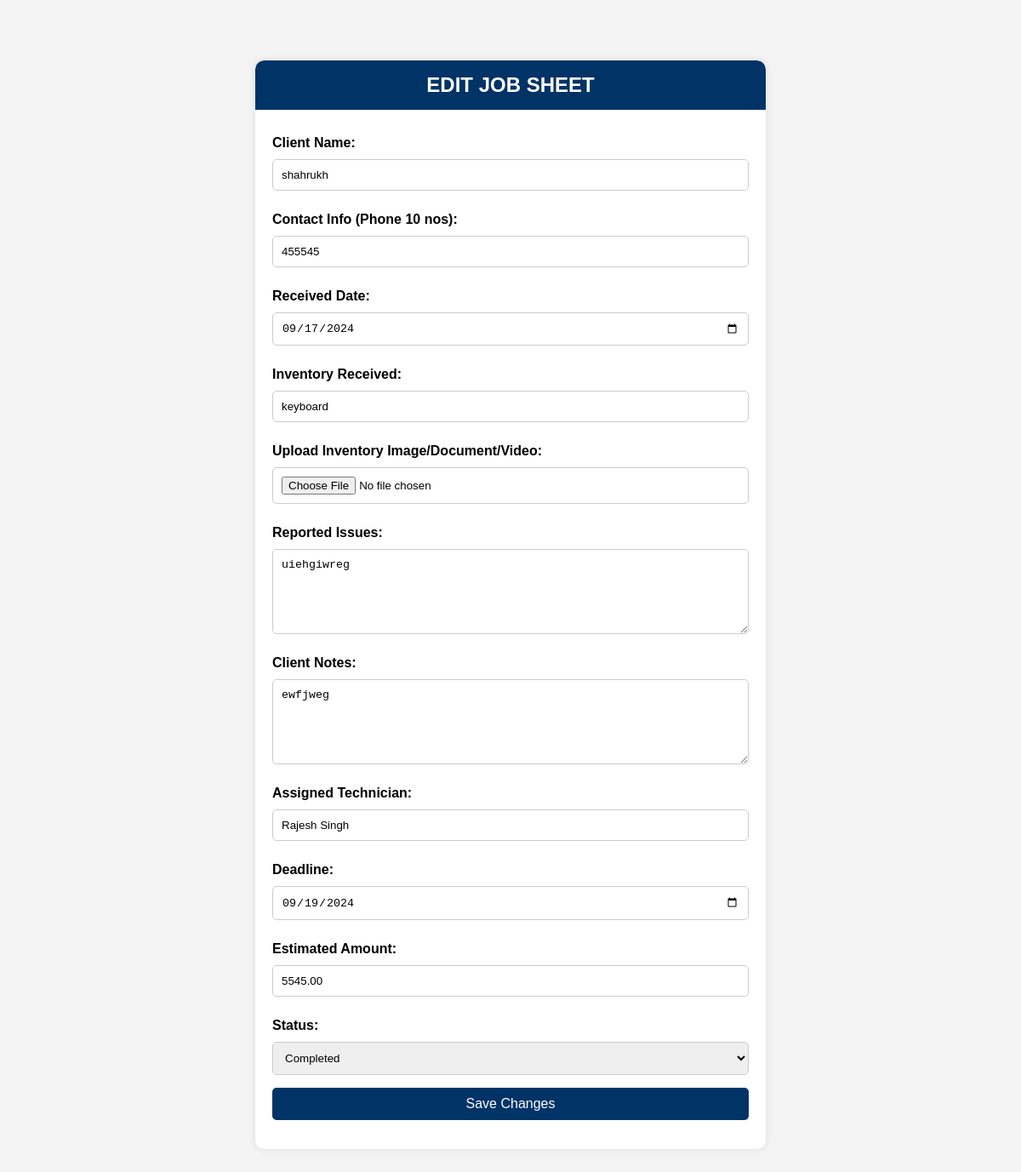
Page /edit.php?id=15 on the committed database.
### tables this page shows
CREATE TABLE `client_inventory` (
  `id` int(11) NOT NULL,
  `client_id` varchar(50) NOT NULL,
  `client_name` varchar(255) NOT NULL,
  `contact_info` varchar(255) DEFAULT NULL,
  `inventory_received` text NOT NULL,
  `inventory_upload` text DEFAULT NULL,
  `received_date` date NOT NULL,
  `reported_issues` text DEFAULT NULL,
  `client_notes` text DEFAULT NULL,
  `assigned_technician` varchar(255) DEFAULT NULL,
  `deadline` date DEFAULT NULL,
  `estimated_amount` decimal(10,2) DEFAULT NULL,
  `status` varchar(50) DEFAULT NULL,
  `created_at` timestamp NOT NULL DEFAULT current_timestamp()
);

### edit.php (the view, shortened to what this page needs)
<?php
include('./db/connection.php');
if (isset($_GET['id'])) {
    $client_id = $_GET['id'];
    $sql = "SELECT * FROM client_inventory WHERE id = ?";
    $stmt = $conn->prepare($sql);
    $stmt->bind_param('i', $client_id);
    $stmt->execute();
    $result = $stmt->get_result();
    if ($result->num_rows > 0) {
        $row = $result->fetch_assoc();
    } else {
        echo "<p>No record found for the given client ID.</p>";
        exit;
    }
} else {
    echo "<p>No client ID provided.</p>";
    exit;
}
?>
<!DOCTYPE html>
<html lang="en">
<head>
</head>
<body>
    <div class="container">
        <h2>EDIT JOB SHEET</h2>
        <div class="form-content">
            <form action="update_job_sheet.php" method="post" enctype="multipart/form-data">
                <label for="client-name">Client Name:</label>
                <input type="text" id="client-name" name="client-name" value="<?php echo htmlspecialchars($row['client_name']); ?>" required />
                <label for="contact-info">Contact Info (Phone 10 nos):</label>
                <input type="text" id="contact-info" name="contact-info" value="<?php echo htmlspecialchars($row['contact_info']); ?>" required />
                <label for="received-date">Received Date:</label>
                <input type="date" id="received-date" name="received-date" value="<?php echo htmlspecialchars($row['received_date']); ?>" required />
                <label for="inventory-received">Inventory Received:</label>
                <input type="text" id="inventory-received" name="inventory-received" value="<?php echo htmlspecialchars($row['inventory_received']); ?>" required />
                <label for="inventory-upload">Upload Inventory Image/Document/Video:</label>
                <input type="file" id="inventory-upload" name="inventory-upload" />
                <label for="reported-issues">Reported Issues:</label>
                <textarea id="reported-issues" name="reported-issues"><?php echo htmlspecialchars($row['reported_issues']); ?></textarea>
                <label for="client-notes">Client Notes:</label>
                <textarea id="client-notes" name="client-notes"><?php echo htmlspecialchars($row['client_notes']); ?></textarea>
                <label for="assigned-technician">Assigned Technician:</label>
                <input type="text" id="assigned-technician" name="assigned-technician" value="<?php echo htmlspecialchars($row['assigned_technician']); ?>" />
                <label for="deadline">Deadline:</label>
                <input type="date" id="deadline" name="deadline" value="<?php echo htmlspecialchars($row['deadline']); ?>" />
                <label for="estimated-amount">Estimated Amount:</label>
                <input type="text" id="estimated-amount" name="estimated-amount" value="<?php echo htmlspecialchars($row['estimated_amount']); ?>" />
                <label for="status">Status:</label>
                <select id="status" name="status">
                    <option value="completed" <?php echo ($row['status'] == 'completed') ? 'selected' : ''; ?>>Completed</option>
                </select>
                <input type="submit" value="Save Changes" />
            </form>
        </div>
    </div>
</body>
</html>

### edit.php (style rules this page uses)
body { font-family: Arial, sans-serif; background-color: #f4f4f4; margin: 0; padding: 0; display: flex; justify-content: center; align-items: center; height: 100vh; }
.container { width: 50%; max-width: 700px; height: 90vh; background-color: white; border-radius: 10px; box-shadow: 0 0 10px rgba(0, 0, 0, 0.1); overflow: hidden; display: flex; flex-direction: column; }
h2 { background-color: #003366; color: white; text-align: center; padding: 15px 0; margin: 0; border-radius: 10px 10px 0 0; }
.form-content { flex: 1; padding: 20px; overflow-y: auto; }
form { display: flex; flex-direction: column; }
label { display: block; margin: 10px 0 5px; font-weight: bold; }
input[type="text"], input[type="date"], input[type="file"], textarea, select { width: 100%; padding: 10px; margin: 5px 0 15px; border: 1px solid #ccc; border-radius: 5px; box-sizing: border-box; }
textarea { height: 100px; }
input[type="submit"] { background-color: #003366; color: white; padding: 10px 20px; border: none; border-radius: 5px; cursor: pointer; font-size: 16px; margin-top: auto; margin-bottom: 20px; }

### rows in the picture
client_inventory: client-name "shahrukh", contact-info "455545", received-date "09/17/2024", inventory-received "keyboard", reported-issues "uiehgiwreg", client-notes "ewfjweg", assigned-technician "Rajesh Singh", deadline "09/19/2024", estimated-amount "5545.00", status "Completed"
